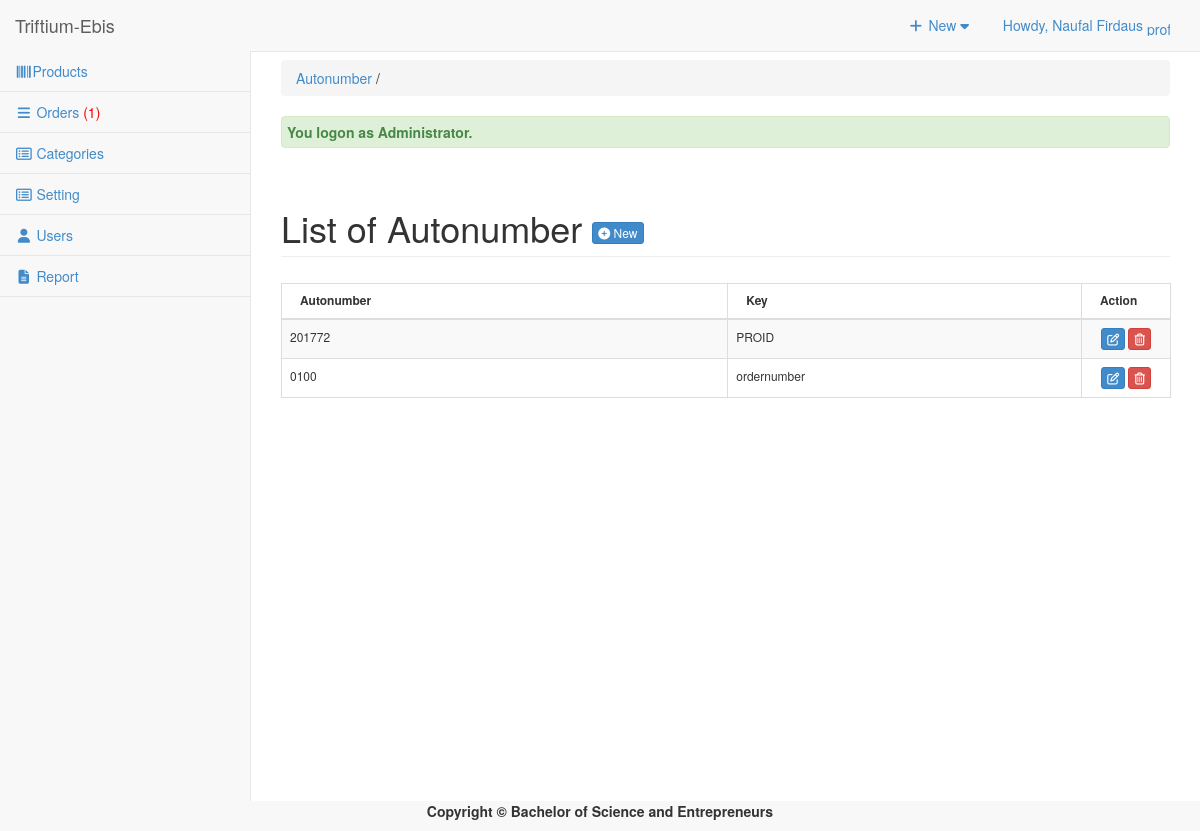
The app's page /admin/autonumber/index.php (signed in) with its own data.
### tables this page shows
CREATE TABLE `tblautonumber` (
  `ID` int(11) NOT NULL,
  `AUTOSTART` varchar(11) NOT NULL,
  `AUTOINC` int(11) NOT NULL,
  `AUTOEND` int(11) NOT NULL,
  `AUTOKEY` varchar(12) NOT NULL,
  `AUTONUM` int(30) NOT NULL
);

### admin/autonumber/index.php (called while the page is built, shortened)
<?php
require_once ("../theme/templates.php");
?>

### include/database.php (called while the page is built, shortened)
<?php
class Database {
	var $sql_string = '';
	private $conn;
	public function open_connection() {
		$this->conn = mysqli_connect(server,user,pass);
		if(!$this->conn){
			echo "Problem in database connection! Contact administrator!";
			exit();
		}else{
			$db_select = mysqli_select_db($this->conn,database_name);
		}
	}
	function setQuery($sql='') {
		$this->sql_string=$sql;
	}
	function executeQuery() {
		$result = mysqli_query($this->conn,$this->sql_string);
		return $result;
	}
	private function confirm_query($result) {
		return $result;
	}
	function loadResultList( $key='' ) {
		$cur = $this->executeQuery();
		$array = array();
		while ($row = mysqli_fetch_object($cur)) {
			if ($key) {
				$array[$row->$key] = $row;
			} else {
				$array[] = $row;
			}
		}
		return $array;
	}
}
$mydb = new Database();
?>

### admin/autonumber/list.php (the view, shortened to what this page needs)
<div class="row">
      	 <div class="col-lg-12">
           <h1 class="page-header">List of Autonumber  <a href="index.php?view=add" class="btn btn-primary btn-xs  ">  <i class="fa fa-plus-circle fw-fa"></i> New</a>  </h1>
      		</div>
  		 </div>
 		    <form action="controller.php?action=delete" Method="POST">
		     <div class="table-responsive">
			<table id="example" class="table table-striped table-bordered table-hover"  style="font-size:12px" cellspacing="0">
			  <thead>
			  	<tr>
			  		<th>
			  		 Autonumber</th>
			  		  <th>Key</th>
			  		 <th width="10%" align="center">Action</th>
			  	</tr>
			  </thead>
			  <tbody>
			  	<?php
			  		$mydb->setQuery("SELECT * FROM `tblautonumber`");
			  		$cur = $mydb->loadResultList();
					foreach ($cur as $result) {
			  		echo '<tr>';
		  			echo '<td>' . $result->AUTOSTART.$result->AUTOEND.'</td>';
		  			echo '<td>' . $result->AUTOKEY.'</td>';
			  		echo '<td align="center"><a title="Edit" href="index.php?view=edit&id='.$result->AUTOKEY.'" class="btn btn-primary btn-xs  ">  <span class="fa fa-edit fw-fa"></a>
			  		     <a title="Delete" href="controller.php?action=delete&id='.$result->AUTOKEY.'" class="btn btn-danger btn-xs  ">  <span class="fa  fa-trash-o fw-fa "></a></td>';
			  		echo '</tr>';
			  	}
			  	?>
			  </tbody>
			</table>
			</form>

### admin/css/sb-admin-2.css (style rules this page uses)
body { background-color: #f8f8f8; }

### records on screen
tblautonumber: AUTOSTART "2017", AUTOEND "72", AUTOKEY "PROID"
tblautonumber: AUTOSTART "0", AUTOEND "100", AUTOKEY "ordernumber"

### other values on screen
$_SESSION['U_NAME'] "Naufal Firdaus"
$res "1"
$title "Autonumber"
$_SESSION['message'] "You logon as Administrator."
